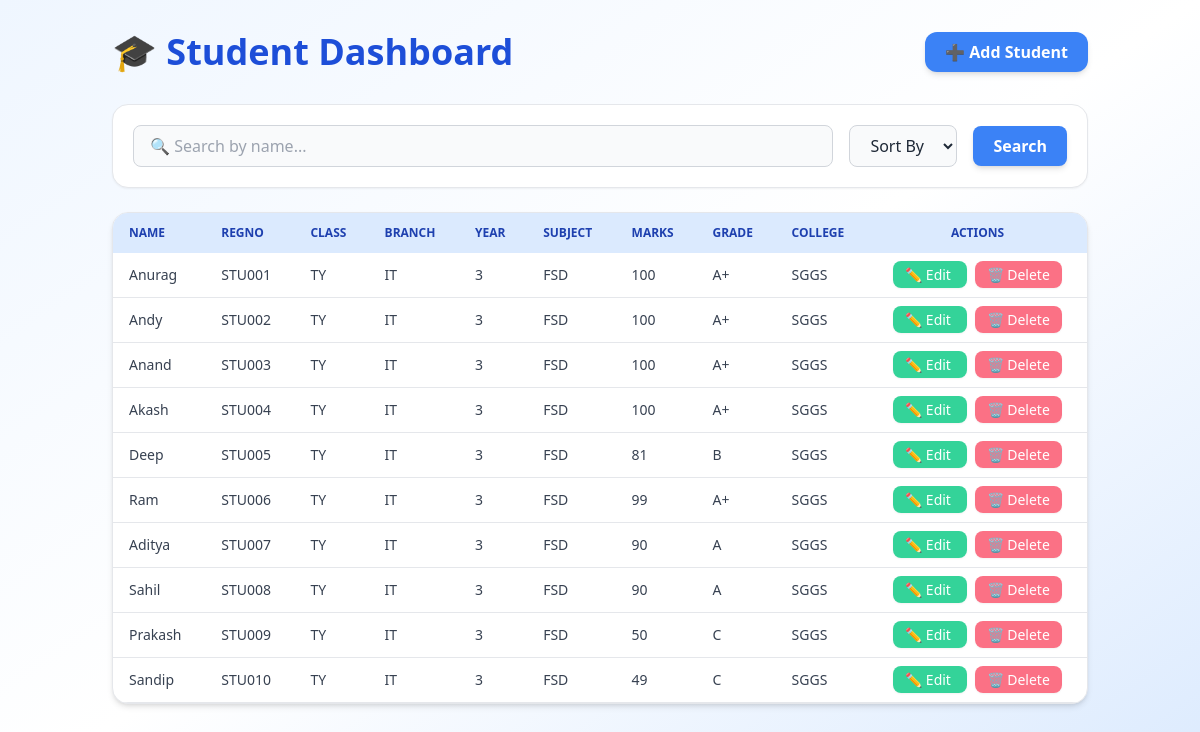
The page / on the database its author committed.
### students/models.py (models this page shows, shortened)
class Student(models.Model):
    name = models.CharField(max_length=100)
    regno = models.CharField(max_length=20)
    student_class = models.CharField(max_length=10)
    branch = models.CharField(max_length=50)
    year = models.IntegerField()
    sub = models.CharField(max_length=50)
    marks = models.IntegerField()
    grade = models.CharField(max_length=2)
    college = models.CharField(max_length=100)

### students/views.py (the view)
# urls.py: path('', StudentListView.as_view(), name='display'),
class StudentListView(ListView):
    model = Student
    template_name = 'students/dashboard.html'
    context_object_name = 'students'
    def get_queryset(self):
        qs = super().get_queryset()
        q = self.request.GET.get('q')
        sort = self.request.GET.get('sort')
        if q:
            qs = qs.filter(name__icontains=q)
        if sort:
            qs = qs.order_by(sort)
        return qs

### students/templates/students/dashboard.html (shortened to what this page needs)
<!DOCTYPE html>
<html lang="en">
<head>
    <script src="https://cdn.tailwindcss.com"></script>
</head>
<body class="bg-gradient-to-br from-blue-50 via-white to-blue-100 min-h-screen text-gray-800">
    <div class="container mx-auto px-6 py-8">
        <div class="flex justify-between items-center mb-8">
            <h1 class="text-4xl font-bold text-blue-700">🎓 Student Dashboard</h1>
            <a href="{% url 'add' %}"
               class="bg-blue-500 hover:bg-blue-600 text-white font-semibold px-5 py-2 rounded-xl shadow-md transition-all duration-300">
               ➕ Add Student
            </a>
        </div>
        <form method="get" class="bg-white p-5 rounded-2xl shadow-sm flex flex-col md:flex-row gap-4 md:items-center mb-6 border border-gray-200">
            <input
                type="text"
                name="q"
                placeholder="🔍 Search by name..."
                class="flex-grow px-4 py-2 rounded-lg border border-gray-300 bg-gray-50 focus:ring-2 focus:ring-blue-400 focus:outline-none"
            >
            <select
                name="sort"
                onchange="this.form.submit()"
                class="px-4 py-2 rounded-lg border border-gray-300 bg-gray-50 focus:ring-2 focus:ring-blue-400 focus:outline-none"
            >
                <option value="">Sort By</option>
            </select>
            <button
                type="submit"
                class="bg-blue-500 hover:bg-blue-600 px-5 py-2 rounded-lg text-white font-semibold shadow-md transition-all duration-300">
                Search
            </button>
        </form>
        <div class="overflow-x-auto bg-white rounded-2xl shadow-md border border-gray-200">
            <table class="min-w-full text-sm text-gray-700">
                <thead class="bg-blue-100 text-blue-800 uppercase text-xs font-semibold">
                    <tr>
                        <th class="py-3 px-4 text-left">Name</th>
                        <th class="py-3 px-4 text-left">RegNo</th>
                        <th class="py-3 px-4 text-left">Class</th>
                        <th class="py-3 px-4 text-left">Branch</th>
                        <th class="py-3 px-4 text-left">Year</th>
                        <th class="py-3 px-4 text-left">Subject</th>
                        <th class="py-3 px-4 text-left">Marks</th>
                        <th class="py-3 px-4 text-left">Grade</th>
                        <th class="py-3 px-4 text-left">College</th>
                        <th class="py-3 px-4 text-center">Actions</th>
                    </tr>
                </thead>
                <tbody>
                    {% for s in students %}
                    <tr class="border-b border-gray-200 hover:bg-blue-50 transition-all">
                        <td class="py-3 px-4">{{ s.name }}</td>
                        <td class="py-3 px-4">{{ s.regno }}</td>
                        <td class="py-3 px-4">{{ s.student_class }}</td>
                        <td class="py-3 px-4">{{ s.branch }}</td>
                        <td class="py-3 px-4">{{ s.year }}</td>
                        <td class="py-3 px-4">{{ s.sub }}</td>
                        <td class="py-3 px-4">{{ s.marks }}</td>
                        <td class="py-3 px-4">{{ s.grade }}</td>
                        <td class="py-3 px-4">{{ s.college }}</td>
                        <td class="py-3 px-4 text-center">
                            <a href="{% url 'edit' s.id %}"
                               class="bg-emerald-400 hover:bg-emerald-500 text-white px-3 py-1 rounded-lg mr-2 transition-all duration-300 shadow-sm">
                               ✏ Edit
                            </a>
                            <a href="{% url 'delete' s.id %}"
                               class="bg-rose-400 hover:bg-rose-500 text-white px-3 py-1 rounded-lg transition-all duration-300 shadow-sm">
                               🗑 Delete
                            </a>
                        </td>
                    </tr>
                    {% empty %}
                    <tr>
                        <td colspan="10" class="text-center py-5 text-gray-400">No students found.</td>
                    </tr>
                    {% endfor %}
                </tbody>
            </table>
        </div>
    </div>
</body>
</html>

### rows shown on the page
Student: name "Anurag", regno "STU001", student_class "TY", branch "IT", year "3", sub "FSD", marks "100", grade "A+", college "SGGS"
Student: name "Andy", regno "STU002", student_class "TY", branch "IT", year "3", sub "FSD", marks "100", grade "A+", college "SGGS"
Student: name "Anand", regno "STU003", student_class "TY", branch "IT", year "3", sub "FSD", marks "100", grade "A+", college "SGGS"
Student: name "Akash", regno "STU004", student_class "TY", branch "IT", year "3", sub "FSD", marks "100", grade "A+", college "SGGS"
Student: name "Deep", regno "STU005", student_class "TY", branch "IT", year "3", sub "FSD", marks "81", grade "B", college "SGGS"
Student: name "Ram", regno "STU006", student_class "TY", branch "IT", year "3", sub "FSD", marks "99", grade "A+", college "SGGS"
Student: name "Aditya", regno "STU007", student_class "TY", branch "IT", year "3", sub "FSD", marks "90", grade "A", college "SGGS"
Student: name "Sahil", regno "STU008", student_class "TY", branch "IT", year "3", sub "FSD", marks "90", grade "A", college "SGGS"
Student: name "Prakash", regno "STU009", student_class "TY", branch "IT", year "3", sub "FSD", marks "50", grade "C", college "SGGS"
Student: name "Sandip", regno "STU010", student_class "TY", branch "IT", year "3", sub "FSD", marks "49", grade "C", college "SGGS"
